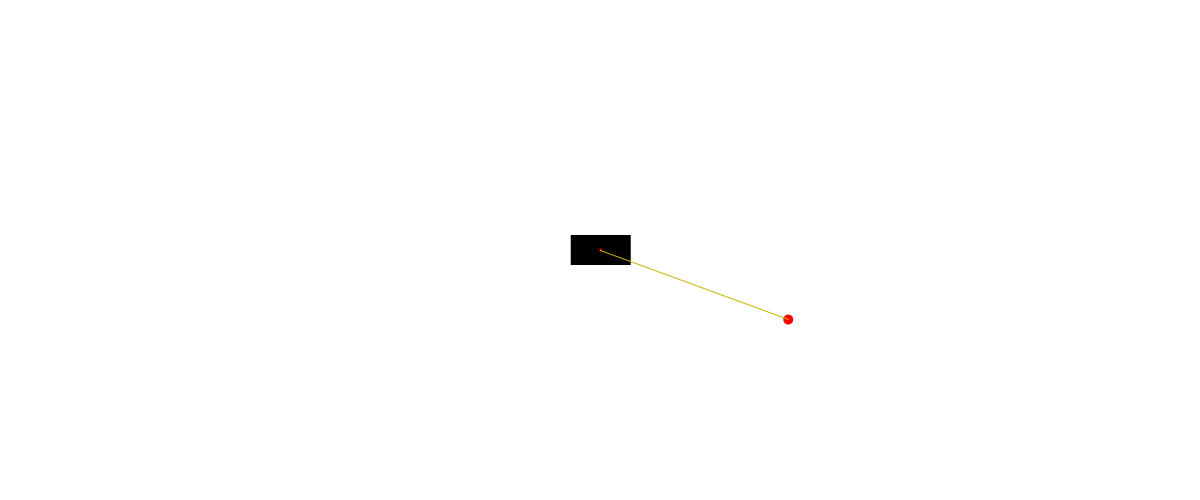
Frame 1 (no input)
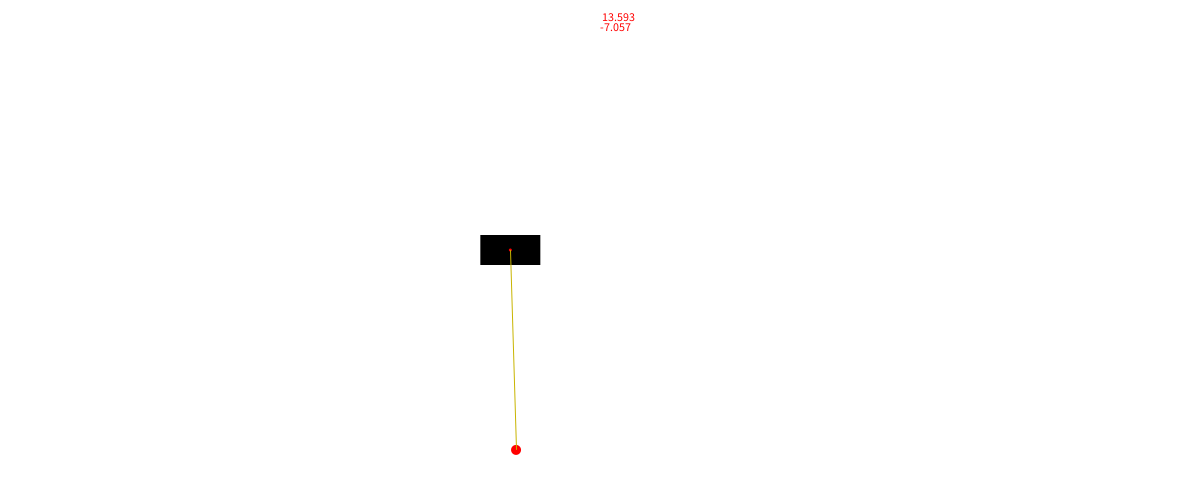
Frame 60 (the mouse pressed at the canvas centre just before this capture)
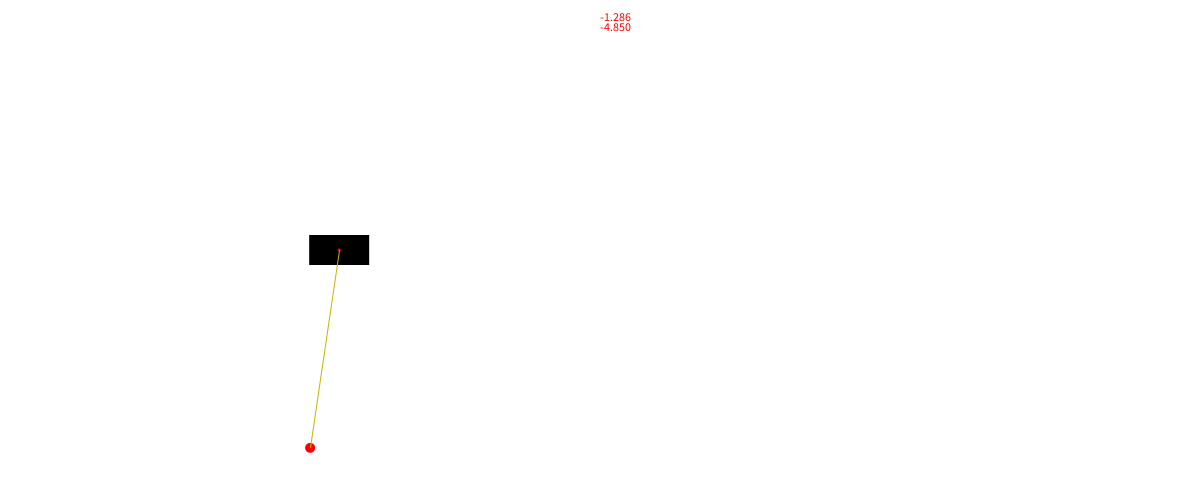
Frame 120 (the mouse held since frame 60 and released just before this capture)

The Processing sketch that drew these frames (run headless with seeded random() and noise(); from frame 60 on, the mouse is pressed at the canvas centre):

// Processing sketch: carpole_simulation
// ── carpole_simulation.pde
float x1, x2, y2;
float xdot, thetadot;

float v1, a1, v2, a2;


float m1 = 50;  //kg
float m2 = 1;  //kg

float theta = radians(70);
float g = 1;//gravitational acceleration m/s^2
float l = 200; //mm
float force = 0; //Newtons

float rectW = 60; //m
float rectH = 30; //m
float bobDia = 10;


float kp = 30;
float kd = 320;
float thetaDes = radians(0);
float v1Prev;

void setup() {
  size(1200, 500);

  x1 = 0;

  x2 = x1+l*sin(theta);
  y2 = l*cos(theta);

  v1 = 0;
  v2 = 0;

  //WIDTH_SCALE = displayWidth / 3.1;
  //HEIGHT_SCALE = displayHeight /1.75;
}

void draw() {
  background(255);

  noStroke();
  translate(width/2, height/2);


  stabilize();
  update();
  render();
}

void stabilize() {
  float err = -thetaDes + theta;
  force = err*kp + kd*v2;
  
  text(force, 0, -height/2+20);
  text(v1, 0, -height/2+30);
}

void update() {

  float num1 = g*m2*sin(theta)*cos(theta) + force + l*m2*pow(v2, 2)*sin(theta);
  float den1 = m1-m2*pow(cos(theta), 2)+m2;
  a1 = num1/den1;

  float num2 = -g*(m1+m2)*sin(theta) - (force + l*m2*pow(v2, 2)*sin(theta))*cos(theta);
  float den2 = (m1-m2*pow(cos(theta), 2)+m2)*l;
  a2 = num2/den2;
  
  v1Prev = v1;
  v1 += a1;
  v2 += a2;
  x1 += v1;

  theta += v2;
  x2 = x1+l*sin(theta);
  y2 = l*cos(theta);
  
}

void render() {
  fill(0);
  rect(x1-rectW/2, -rectH/2, rectW, rectH);
  fill(255, 0, 0);
  circle(x1, 0, 3);

  circle(x2, y2, bobDia);
  stroke(200, 180, 0);
  line(x1, 0, x2, y2);
}
